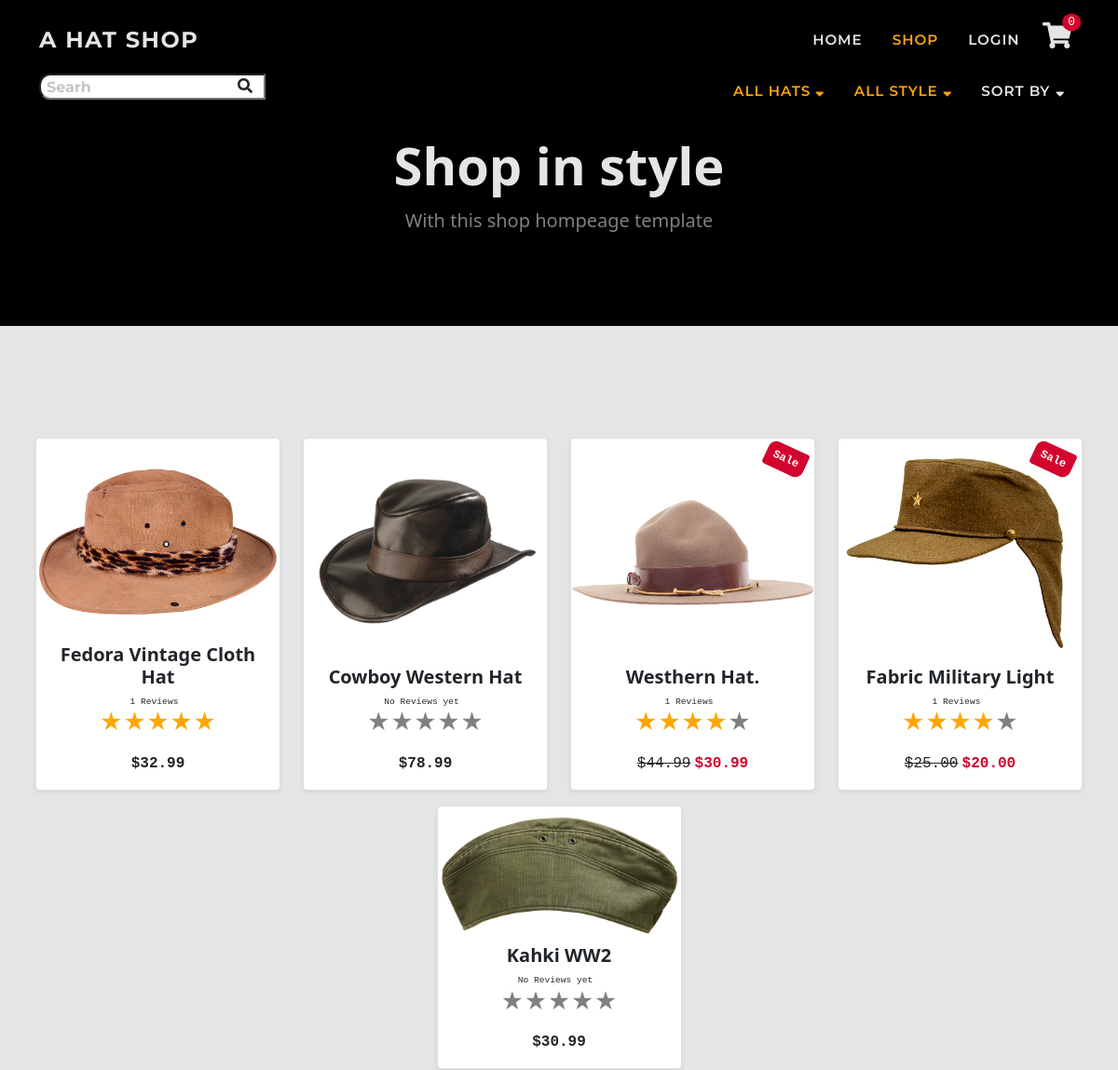
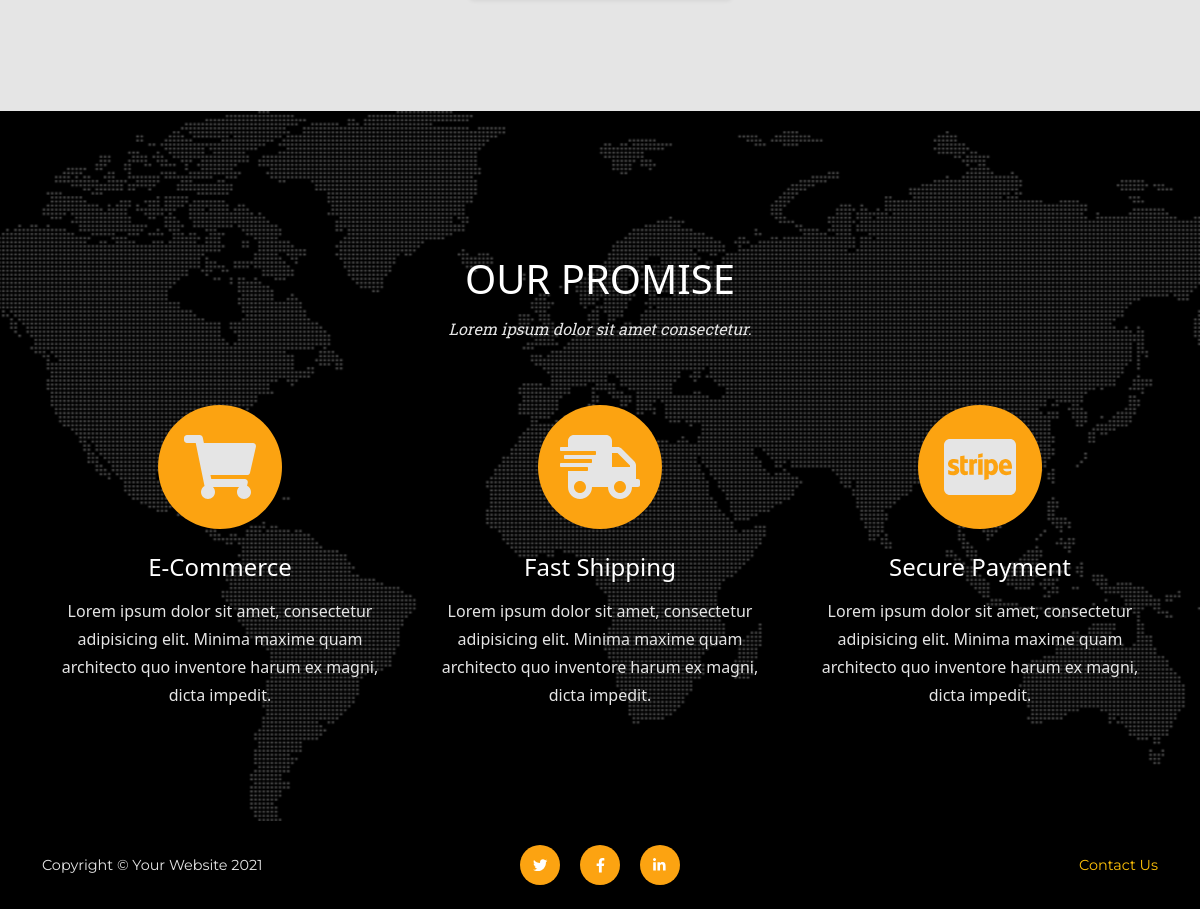
The app's page /shop/ with its own data (2 pictures, top to bottom).
### shop/models.py (models this page shows, shortened)
class Product(models.Model):
    sku = models.CharField(max_length=60)
    category = models.ForeignKey(
        'Category', null=True, blank=True,
        on_delete=models.SET_NULL)
    style = models.CharField(max_length=60)
    color = models.CharField(max_length=60)
    name = models.CharField(max_length=60)
    description = models.TextField(max_length=250)
    price = models.DecimalField(
        max_digits=6, decimal_places=2)
    image = models.ImageField(null=True, blank=True)
    sale = models.BooleanField(default=False)
    sale_price = models.DecimalField(
        max_digits=6, decimal_places=2,
        null=True, blank=True)
    item_count = models.IntegerField(
        blank=False, null=False, default=0)
    rating = models.DecimalField(
        max_digits=6, decimal_places=2,
        null=True, blank=True)
    rating_counter = models.PositiveSmallIntegerField(default=0)

### shop/views.py (the view, shortened to what this page needs)
# urls.py: path('shop/', include('shop.urls')),
def shop(request):
    products = Product.objects.all().order_by('-id')
    style_list = Product.objects.values('style').distinct()
    categories = Category.objects.all()
    category = 'all'
    sort_name = None
    sortkey = None
    style = 'all'
    query = 'None'
    is_shop = True
    context = {
        'style_list': style_list,
        'categories': categories,
        'sort_name': sort_name,
        'products': products,
        'sortkey': sortkey,
        'cat': category,
        'style': style,
        'shop': is_shop,
    }
    return render(request, 'shop/shop.html', context)

### cart/contexts.py (called while the page is built, shortened)
def cart_contents(request):
    cart_items = []
    total = 0
    before = 0
    item_count = 0
    availability = 0
    cart = request.session.get('cart', {})
    if total < 50:
        delivery = total * Decimal(10 / 100)
        free_deivery = 50 * total
    else:
        delivery = 0
        free_deivery = 0
    delivery = round(delivery, 2)
    grand_total = delivery + total
    grand_total = round(grand_total, 2)
    context = {
        'cart_items': cart_items,
        'total': total,
        'before': before,
        'item_count': item_count,
        'delivery': delivery,
        'free_deivery': free_deivery,
        'deivery_treshold': 10,
        'grand_total': grand_total,
    }
    return context

### reviews/contexts.py (called while the page is built)
def review_context(request):
    review_items = ProductReview.objects.all()
    context = {
        'review_items': review_items,
    }
    return context

### support/contexts.py (called while the page is built, shortened)
def message_context(request):
    unread_messages_count = 0
    user_messages = None
    all_messages = Message.objects.all()
    context = {
        'unread_messages_count': unread_messages_count,
        'user_messages': user_messages,
    }
    return context

### shop/templates/shop/shop.html (shortened to what this page needs)
{% extends 'base.html' %}
{% load static %}
{% block extra_css %}
<link href="{% static 'css/shop.css' %}" rel="stylesheet" />
{% endblock %}
{% block extr_nav_lg %}
<div class="container mt-3">
    <div class="col-12 d-none d-md-flex justify-content-between">
        <div>
            <form class="form" method="GET" action="{% url 'shop' %}">
                <div class="input-group input-group-sm mb-3">
                    <input type="text" class="search py-0" name="search" placeholder="Searh" aria-label="Search store">
                    <div class="input-group-append">
                        <button class="btn search-btn py-0" type="submit"><i class="fas fa-search"></i></button>
                    </div>
                </div>
            </form>
        </div>
        <div>
            {% include 'includes/shop/shop-nav.html' %}
        </div>
    </div>
    {% endblock %}
    {% block page_header %}
    <header class="bg-black py-5">
        <div class="container px-4 px-lg-5 pt-5 my-5">
            <div class="text-center">
                <h1 class="display-4 fw-bolder">Shop in style</h1>
                <p class="lead fw-normal text-white-50 mb-0">With this shop hompeage template</p>
            </div>
        </div>
    </header>
    {% endblock %}
    {% block content %}
    <section class="page-section">
        <div class="container mt-2 mt-sm-4 px-md-2">
            <div class="row gx-2 gx-sm-3 gx-md-4 row-cols-2 row-cols-md-3 row-cols-xl-4 justify-content-center">
                {% for product in products %}
                {% if product.item_count != 0 or request.user.is_superuser %}
                {% include 'includes/shop/item-card.html' %}
                {% endif %}
                {% endfor %}
            </div>
        </div>
    </section>
    {% endblock %}

### shop/templates/includes/shop/item-card.html
{% load thumbnail %}
<div class="col-6 col-sm-4 col-lg-3 mb-2 mb-sm-3">
<div class="card shadow-sm rounded-3 pt-2 h-100">
    {% if product.sale %}
    <div class="badge bg-danger p-2 text-white position-absolute p-2 font-monospace" style="top: 0.5rem; right: 0.5rem">
        Sale
    </div>
    {% endif %}
    <div class="h-100 d-flex align-items-center">
        {% thumbnail product.image "250" as im %}
        <img class="card-img-top" src="{{ im.url }}" alt="..." />
        {% endthumbnail %}
    </div>
    <a class="card-img-overlay" href="{% url 'shop_item' product.id %}">
    </a>
    <div class="card-body p-2">
        <div class="text-center align-items-end">
            <h5 class="fw-bolder text-capitalize">{{ product.name }}</h5>
            <div class="d-flex justify-content-center small text-warning mb-2">
                {% include 'includes/stars.html' %}
            </div>
            {% if product.sale %}
            <span class="text-decoration-line-through font-monospace">${{ product.price }}</span>
            <span class="text-danger font-monospace fw-bolder">${{ product.sale_price }} </span>
            {% else %}
            <span class="font-monospace fw-bolder">${{ product.price }} </span>
            {% endif %}
        </div>
    </div>
    <div class="card-footer pt-0 border-top-0 bg-transparent justify-self-end">
    </div>
</div>
</div>

### reviews/templates/includes/stars.html (shortened to what this page needs)
<div class="star_container">
    {% if product.rating %}
    <div class="my-auto text-primary p-0 me-2 time font-monospace">{{ product.rating_counter }} Reviews</div>
    <a href="{% url 'all_reviews' product.id %}">
    <div class="stars h4"
        style="background-image: linear-gradient(to right, orange, orange {% widthratio product.rating 5 100 %}%, gray {% widthratio product.rating 5 100 %}%, gray 100%)">
    </div>
    </a>
    {% else %}
    <div class="my-auto time font-monospace text-primary p-0 me-2">No Reviews yet</div>
    <div class="stars h4" style="background-image: linear-gradient(to right, gray, gray)">
    </div>
    {% endif %}
</div>

### static/css/base.css (style rules this page uses)
:root { --bs-warning: #fca311; --bs-white: #ffffff; --bs-gray: #292929; --bs-light: #e5e5e5; --bs-dark: #000000; --bs-danger: #d2042d; --bs-success: #6a994e; --bs-primary: #292929; --bs-secondary: #e5e5e5; --bs-primary-rgb: 41, 41, 41; --bs-secondary-rgb: 229, 229, 229; --bs-warning-rgb: 252, 163, 17; --bs-success-rgb: 106, 153, 78; --bs-danger-rgb: 210, 4, 45; --bs-white-rgb: 255, 255, 255; --bs-light-rgb: 229, 229, 229; --bs-dark-rgb: 0, 0, 0; }
html { scroll-padding-top: 4.5rem; }
body { position: relative; overflow-x: hidden; background-color: #e5e5e5; }
p { line-height: 1.75; }
a { color: blue; }
header h1 { color: #e5e5e5; }
.page-section { padding: 6rem 0; }
@media (min-width: 768px) { section { padding: 9rem 0; } }
.btn { font-family: "Montserrat", -apple-system, BlinkMacSystemFont, "Segoe UI", Roboto, "Helvetica Neue", Arial, sans-serif, "Apple Color Emoji", "Segoe UI Emoji", "Segoe UI Symbol", "Noto Color Emoji"; font-weight: 700; letter-spacing: .06rem; }
.search { padding-left: 6px; border-radius: 12px; }
.search-btn { border-radius: 0px; margin-left: -42px; }
.time { font-size: .6rem; }

### reviews/static/css/reviews.css (style rules this page uses)
.stars { background-clip: text; -webkit-background-clip: text; -webkit-text-fill-color: transparent; color: transparent; width: fit-content; }
.star_container a { text-decoration: none; }
a .stars { transition: all 250ms; }

### shop/static/css/shop.css (style rules this page uses)
.card-body { flex: 0 1 auto; padding: 1rem 1rem; }
.cart-conteiner .badge, .item .badge, .card .badge { transform: rotate(25deg); border-radius: 9px 3px; }

### records on screen
Product: shows a picture, name "Fedora Vintage Cloth Hat", rating_counter "1", price "32.99"
Product: shows a picture, name "Cowboy Western Hat", shows "No Reviews yet", price "78.99"
Product: sale "Sale", shows a picture, name "Westhern Hat.", rating_counter "1", price "44.99", sale_price "30.99"
Product: sale "Sale", shows a picture, name "Fabric Military Light", rating_counter "1", price "25.00", sale_price "20.00"
Product: shows a picture, name "Kahki WW2", shows "No Reviews yet", price "30.99"

### other values on screen
{{ item_count }} "0"
{{ cat }} "ALL"
{{ style }} "ALL"
